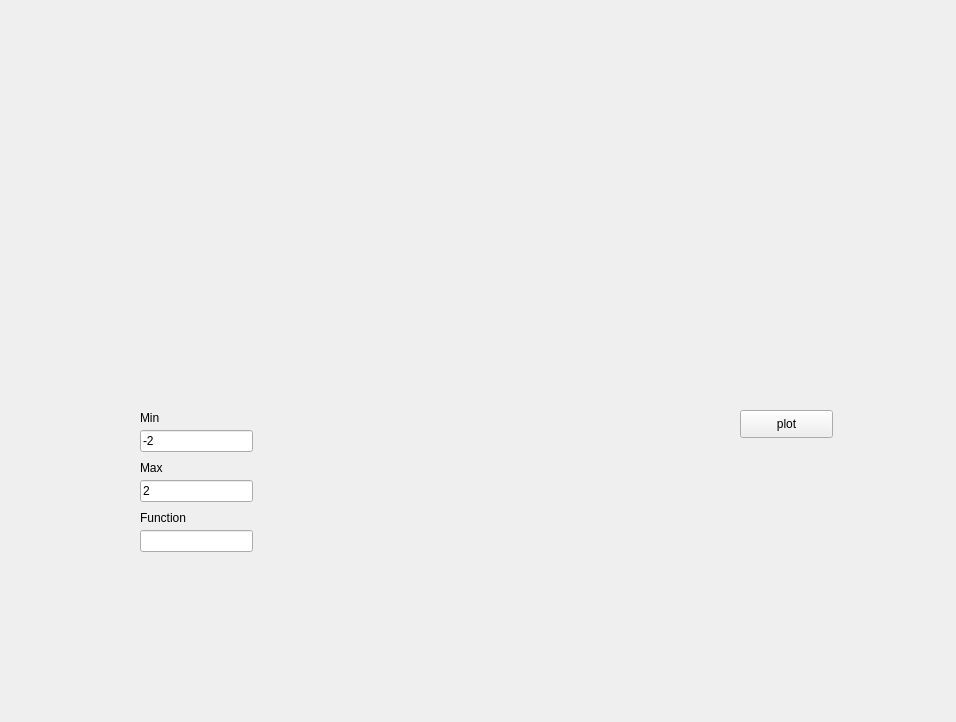
<?xml version="1.0" encoding="UTF-8"?>
<ui version="4.0">
 <class>Form</class>
 <widget class="QWidget" name="Form">
  <property name="geometry">
   <rect>
    <x>0</x>
    <y>0</y>
    <width>956</width>
    <height>722</height>
   </rect>
  </property>
  <property name="windowTitle">
   <string>Form</string>
  </property>
  <widget class="MatPlotWidget" name="MatPlotWidget" native="true">
   <property name="geometry">
    <rect>
     <x>410</x>
     <y>40</y>
     <width>491</width>
     <height>321</height>
    </rect>
   </property>
  </widget>
  <widget class="QPushButton" name="pushButton">
   <property name="geometry">
    <rect>
     <x>740</x>
     <y>410</y>
     <width>93</width>
     <height>28</height>
    </rect>
   </property>
   <property name="text">
    <string>plot</string>
   </property>
  </widget>
  <widget class="QLineEdit" name="MinButton">
   <property name="geometry">
    <rect>
     <x>140</x>
     <y>430</y>
     <width>113</width>
     <height>22</height>
    </rect>
   </property>
   <property name="text">
    <string>-2</string>
   </property>
  </widget>
  <widget class="QLineEdit" name="MaxButton">
   <property name="geometry">
    <rect>
     <x>140</x>
     <y>480</y>
     <width>113</width>
     <height>22</height>
    </rect>
   </property>
   <property name="text">
    <string>2</string>
   </property>
  </widget>
  <widget class="QLineEdit" name="FunctionButton">
   <property name="geometry">
    <rect>
     <x>140</x>
     <y>530</y>
     <width>113</width>
     <height>22</height>
    </rect>
   </property>
   <property name="text">
    <string/>
   </property>
  </widget>
  <widget class="QLabel" name="label">
   <property name="geometry">
    <rect>
     <x>140</x>
     <y>410</y>
     <width>61</width>
     <height>16</height>
    </rect>
   </property>
   <property name="text">
    <string>Min</string>
   </property>
  </widget>
  <widget class="QLabel" name="label_2">
   <property name="geometry">
    <rect>
     <x>140</x>
     <y>460</y>
     <width>55</width>
     <height>16</height>
    </rect>
   </property>
   <property name="text">
    <string>Max</string>
   </property>
  </widget>
  <widget class="QLabel" name="label_3">
   <property name="geometry">
    <rect>
     <x>140</x>
     <y>510</y>
     <width>55</width>
     <height>16</height>
    </rect>
   </property>
   <property name="text">
    <string>Function</string>
   </property>
  </widget>
 </widget>
 <customwidgets>
  <customwidget>
   <class>MatPlotWidget</class>
   <extends>QWidget</extends>
   <header location="global">matplotwidget.h</header>
   <container>1</container>
  </customwidget>
 </customwidgets>
 <resources/>
 <connections/>
</ui>
